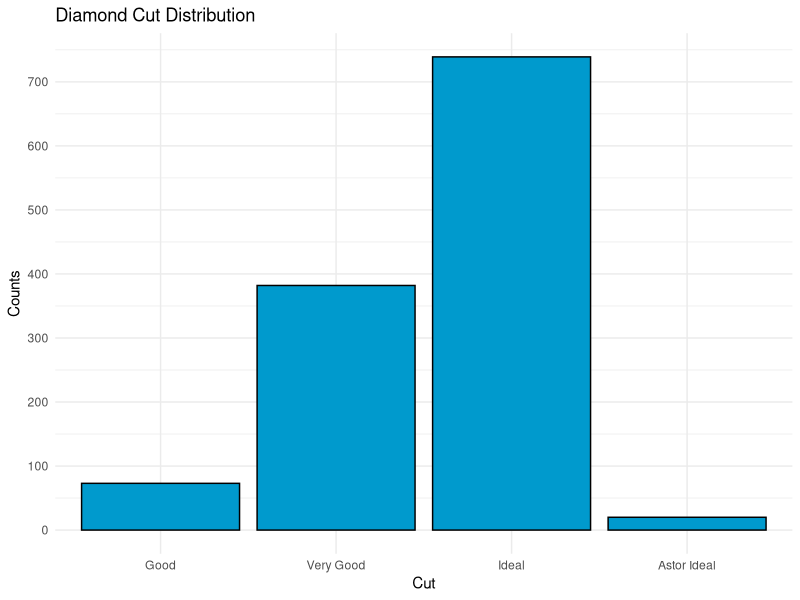
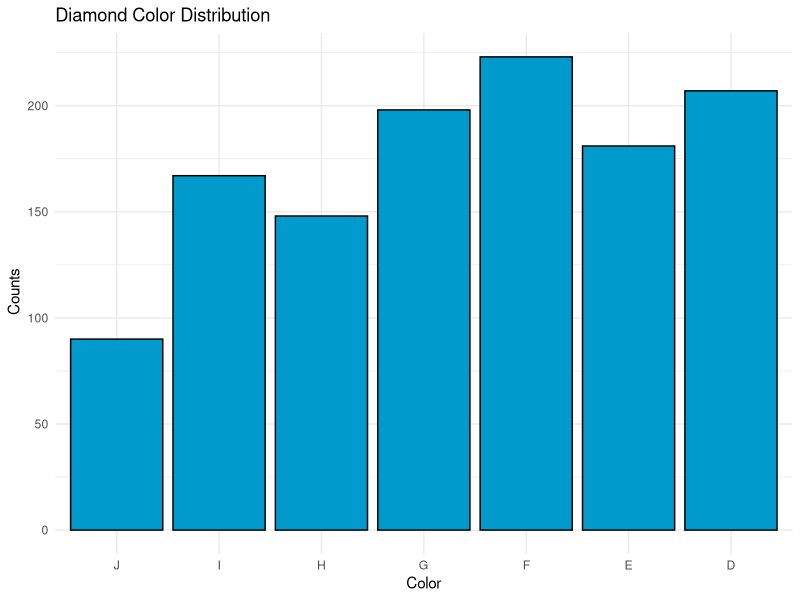
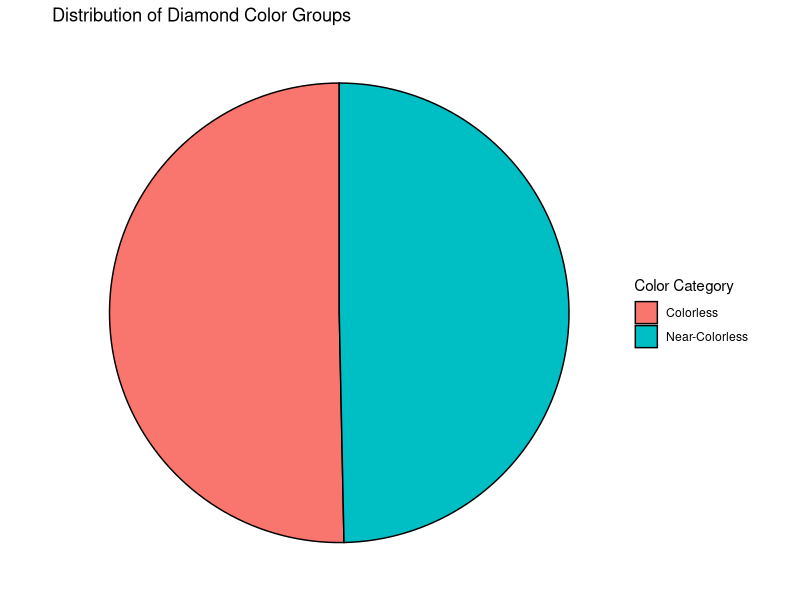
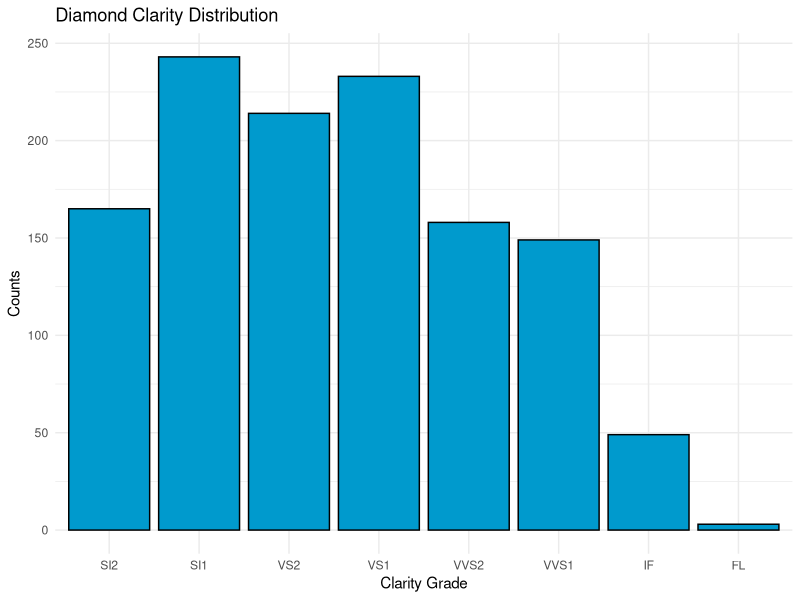
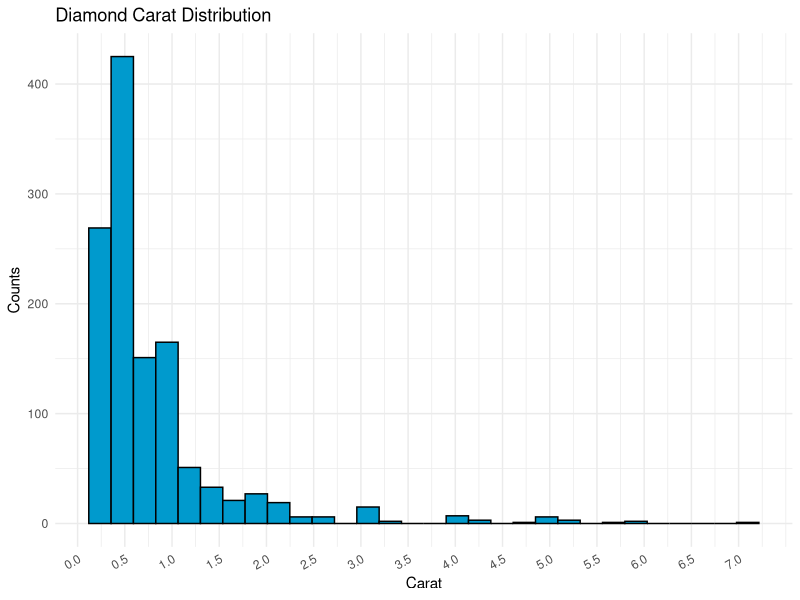
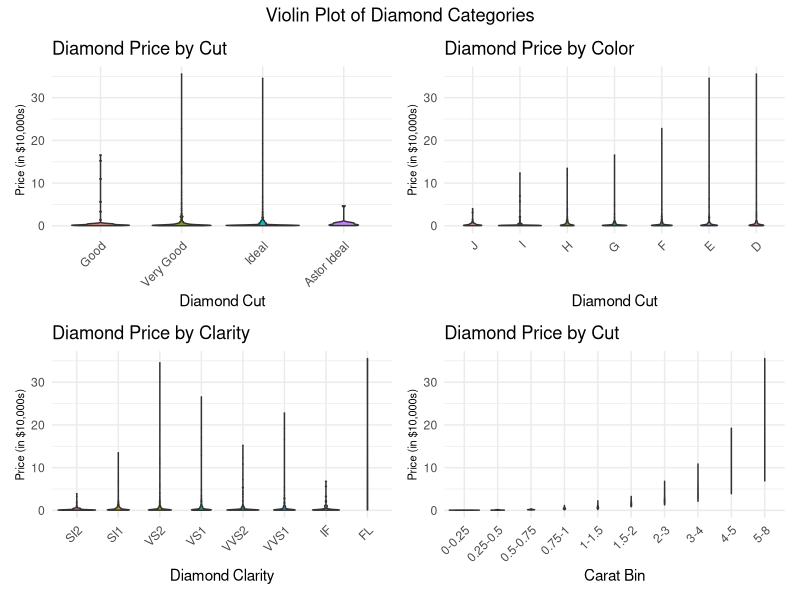
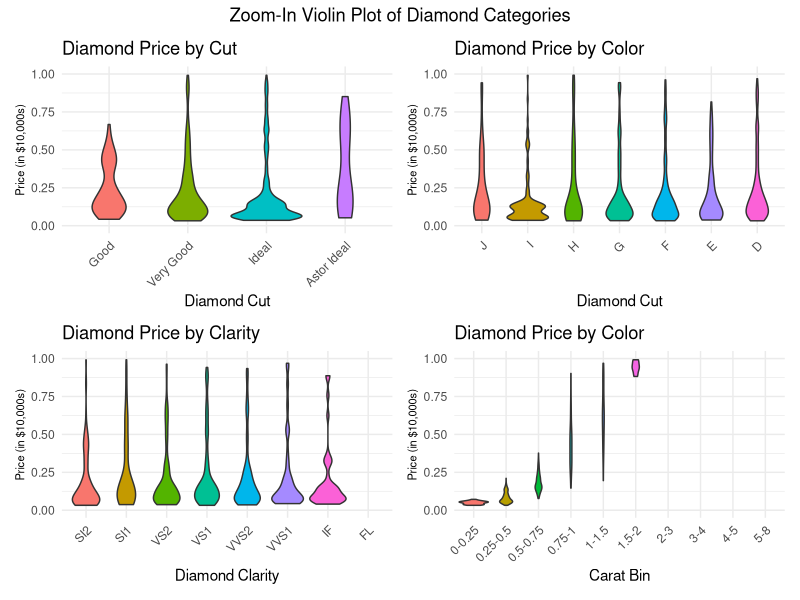
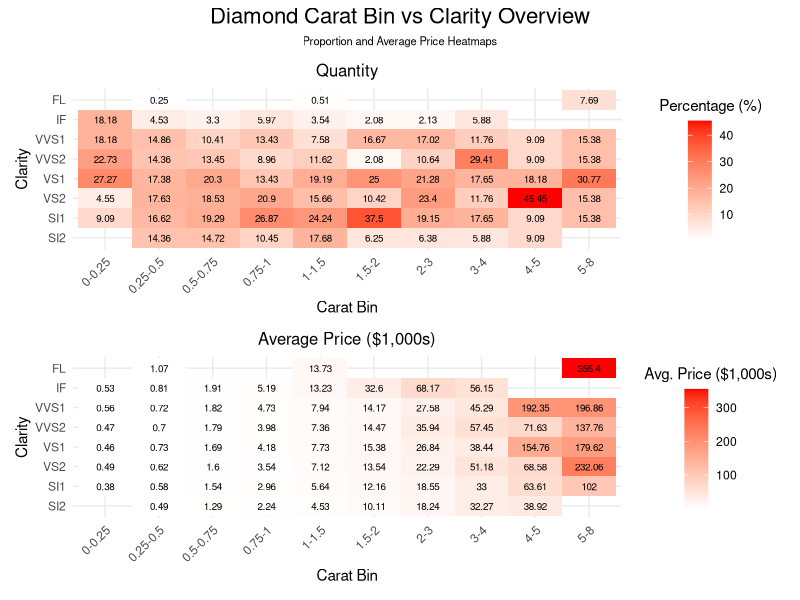

Recreate these plots in R, in order. (Note: this script raises an error after producing the figures.)
## ---- chunk 1
rm(list = ls())
library(tidyverse)
library(MASS)
library(patchwork)
library(kableExtra)
library(knitr)
library(scales)


diamond <- read.csv("diamonds4.csv")
## ---- chunk 2
diamond<-diamond%>%
  mutate(cut=cut%>%
           fct_relevel(c("Good","Very Good","Ideal","Astor Ideal")))%>%
  mutate(clarity=clarity%>%
           fct_relevel(c("SI2","SI1","VS2","VS1","VVS2","VVS1","IF","FL")))%>%
  mutate(color=color%>%
           fct_relevel(c("J","I","H","G","F","E","D")))

diamond <- diamond %>%
  mutate(carat_bin = cut(carat,
                         breaks = c(0, 0.25, 0.5, 0.75, 1, 1.5, 2, 3, 4, 5, 8),
                         labels = c("0-0.25", "0.25-0.5", "0.5-0.75", "0.75-1", "1-1.5", "1.5-2", "2-3", "3-4", "4-5", "5-8")),
                         right = FALSE) %>%
  drop_na(carat) 

carat_new_bins <- diamond %>%
  drop_na(carat) %>%
  mutate(carat_bin = cut(carat,
                         breaks = c(0, 0.25, 0.5, 0.75, 1, 1.5, 2, 3, 4, 5, 8),
                         labels = c("0-0.25", "0.25-0.5", "0.5-0.75", "0.75-1", "1-1.5", "1.5-2", "2-3", "3-4", "4-5", "5-8"),
                         right = FALSE))

CutCarat<-carat_new_bins%>%
  group_by(cut,carat_bin)%>%
  summarise(Ave_Price=round(mean(price),0))%>%
  ungroup()

ColorCarat<-carat_new_bins%>%
  group_by(color,carat_bin)%>%
  summarise(Ave_Price=round(mean(price),0))%>%
  ungroup()

ClarityCarat<-carat_new_bins%>%
  group_by(clarity,carat_bin)%>%
  summarise(Ave_Price=round(mean(price),0))%>%
  ungroup()

CutColor<- carat_new_bins %>%
  group_by(cut,color)%>%
  summarise(Ave_Price=round(mean(price),0))%>%
  ungroup()
## ---- chunk 3
cut_Min_Tab<-CutCarat%>%
  group_by(carat_bin)%>%
  rename(Ave_Price_Cut=Ave_Price)%>%
  mutate(Min_Cut=min(Ave_Price_Cut))%>%
  filter(Ave_Price_Cut==Min_Cut)

cut_Max_Tab<-CutCarat%>%
  group_by(carat_bin)%>%
  rename(Ave_Price_Cut=Ave_Price)%>%
  mutate(Max_Cut=max(Ave_Price_Cut))%>%
  filter(Ave_Price_Cut==Max_Cut)

color_Min_Tab<-ColorCarat%>%
  group_by(carat_bin)%>%
  rename(Ave_Price_Color=Ave_Price)%>%
  mutate(Min_Color=min(Ave_Price_Color))%>%
  filter(Ave_Price_Color==Min_Color)

color_Max_Tab<-ColorCarat%>%
  group_by(carat_bin)%>%
  rename(Ave_Price_Color=Ave_Price)%>%
  mutate(Max_Color=max(Ave_Price_Color))%>%
  filter(Ave_Price_Color==Max_Color)

clarity_Min_Tab<-ClarityCarat%>%
  group_by(carat_bin)%>%
  rename(Ave_Price_Clar=Ave_Price)%>%
  mutate(Min_Clar=min(Ave_Price_Clar))%>%
  filter(Ave_Price_Clar==Min_Clar)

clarity_Max_Tab<-ClarityCarat%>%
  group_by(carat_bin)%>%
  rename(Ave_Price_Clar=Ave_Price)%>%
  mutate(Max_Clar=max(Ave_Price_Clar))%>%
  filter(Ave_Price_Clar==Max_Clar)

clarity_Full_Tab<-bind_rows(clarity_Min_Tab,clarity_Max_Tab)%>%
  arrange(carat_bin,Ave_Price_Clar)

color_Full_Tab<-bind_rows(color_Min_Tab,color_Max_Tab)%>%
  arrange(carat_bin,Ave_Price_Color)

cut_Full_Tab<-bind_rows(cut_Min_Tab,cut_Max_Tab)%>%
  arrange(carat_bin,Ave_Price_Cut)

clarity_tab_calc<-clarity_Full_Tab%>%
  group_by(carat_bin)%>%
  summarize(Price_Rng_Clar=max(Ave_Price_Clar)-min(Ave_Price_Clar))%>%
  dplyr::select(Price_Rng_Clar)

color_tab_calc<-color_Full_Tab%>%
  group_by(carat_bin)%>%
  summarize(Price_Rng_Color=max(Ave_Price_Color)-min(Ave_Price_Color))%>%
  dplyr::select(Price_Rng_Color)

cut_tab_calc<-cut_Full_Tab%>%
  group_by(carat_bin)%>%
  summarize(Price_Rng_Cut=max(Ave_Price_Cut)-min(Ave_Price_Cut))%>%
  dplyr::select(carat_bin,Price_Rng_Cut)

Full_Tab<-bind_cols(cut_tab_calc,color_tab_calc,clarity_tab_calc)
## ---- chunk 4
ggplot(diamond, aes(x=cut))+
  geom_bar(fill = "deepskyblue3", color ="black")+
  scale_y_continuous(breaks=seq(0,800,100))+
  labs(x="Cut", y="Counts",
       title="Diamond Cut Distribution") + 
  theme_minimal() + 
  theme(legend.position = "none")
## ---- chunk 5
ggplot(diamond, aes(x=color)) +
  geom_bar(fill = "deepskyblue3", color ="black") +
  labs(title = "Diamond Color Distribution",
       x = "Color",
       y = " Counts") +
  theme_minimal() 
## ---- chunk 6

diamond <- diamond %>%
  mutate(color_category = case_when(
    color %in% c("D", "E", "F") ~ "Colorless",
    color %in% c("G", "H", "I", "J") ~ "Near-Colorless",
    color %in% c("K") ~ "Faint"
  ))

color_counts <- diamond %>%
  count(color_category)

ggplot(color_counts, aes(x="", y=n, fill=color_category)) + 
  geom_bar(stat="identity", width=1, color="black") + 
  coord_polar("y", start=0) + 
  labs(title = "Distribution of Diamond Color Groups",
       x = NULL,
       y = NULL,
       fill = "Color Category") + 
  theme_void()
## ---- chunk 7
# arrange clarity by rating
clarity_ordered <- diamond %>%
  mutate(clarity = factor(clarity, levels = c("SI2", "SI1", "VS2", "VS1", "VVS2", "VVS1", "IF", "FL"))) %>%
  arrange(clarity)

# bar chart of counts and clarity grade
ggplot(clarity_ordered, aes(x=clarity))+
  geom_bar(fill = "deepskyblue3", color = "black")+
  labs(x="Clarity Grade", y="Counts", title="Diamond Clarity Distribution") +
  theme_minimal()
## ---- chunk 8
ggplot(diamond, aes(x = carat)) +
  geom_histogram(fill = "deepskyblue3", color = "black") + 
  labs(title = "Diamond Carat Distribution",x = "Carat",y = "Counts") +
  scale_x_continuous(breaks = seq(0, max(diamond$carat), by = 0.5)) +
  scale_y_continuous(labels = scales::comma) +
  theme_minimal() + 
  theme(axis.text.x = element_text(angle = 30, hjust = 1))

## ---- chunk 9

carat_summary <- diamond %>%
  mutate(carat_bin = cut(carat, breaks = c(0, 0.25, 0.5, 0.75, 1, 1.5, 2, 3, 4, 5, 6, 7, 8), right = FALSE)) %>%
  drop_na(carat_bin) %>%
  count(carat_bin) %>%
  mutate(proportions = round(n / sum(n), 3))
kable(carat_summary, col.names = c("Carat Range", "Counts", "Proportion"),
      caption = "Summary of Diamond by Carat Range") %>%
  kable_styling(full_width = FALSE, position = "center", latex_options = c("HOLD_position", "striped")) %>%
  column_spec(1, width = "5cm") %>%
  column_spec(2, width = "3cm") %>%
  column_spec(3, width = "3cm")

## ---- chunk 10
Full_Tab %>%
   kable(
     col.names = c("Carat Range", "Cut Price Range", "Color Price Range", "Clarity Price Range"),
     caption = "Min–Max–Avg Price Range by Carat Bin"
   ) %>%
   kable_styling(full_width = FALSE, position = "center", latex_options = c("HOLD_position", "striped")) %>%
   column_spec(1, width = "5cm") %>%
   column_spec(2:4, width = "3cm")
## ---- chunk 11
# dataframe with only FL diamonds
FL_diamonds <- clarity_ordered %>%
  filter(clarity == "FL")
FL_table <- head(FL_diamonds)

# formatted kable table
kable(FL_table, caption = "FL Diamonds Sample Table") %>%
  kable_styling(full_width = FALSE, position = "center", latex_options = c("HOLD_position", "striped")) %>%
  column_spec(1, width = "2.5cm") %>%
  column_spec(2:ncol(FL_table), width = "3cm")
## ---- chunk 12
g1 <- ggplot(diamond, aes(x = cut, y = price/10000, fill = cut)) + 
  geom_violin() +
  labs(title = "Diamond Price by Cut",
       x = "Diamond Cut",
       y = "Price (in $10,000s)") +
  theme_minimal() +
  theme(legend.position = "none",
        axis.text.x = element_text(angle = 45, hjust = 1),
        axis.title.y = element_text(size = 8))


g2 <- ggplot(diamond, aes(x = color, y = price/10000, fill = color)) + 
  geom_violin() +
  labs(title = "Diamond Price by Color",
       x = "Diamond Cut",
       y = "Price (in $10,000s)") +
  theme_minimal() +
  theme(legend.position = "none",
        axis.text.x = element_text(angle = 45, hjust = 1),
        axis.title.y = element_text(size = 8))

g3 <- ggplot(diamond, aes(x = clarity, y = price/10000, fill = clarity)) + 
  geom_violin() +
  labs(title = "Diamond Price by Clarity",
       x = "Diamond Clarity",
       y = "Price (in $10,000s)") +
  theme_minimal() +
  theme(legend.position = "none",
        axis.text.x = element_text(angle = 45, hjust = 1),
        axis.title.y = element_text(size = 8))

g4 <- ggplot(diamond, aes(x = carat_bin, y = price/10000, fill = carat_bin)) + 
  geom_violin() +
  labs(title = "Diamond Price by Cut",
       x = "Carat Bin",
       y = "Price (in $10,000s)") +
  theme_minimal() +
  theme(legend.position = "none",
        axis.text.x = element_text(angle = 45, hjust = 1),
        axis.title.y = element_text(size = 8))

(g1 | g2) / (g3 | g4) + 
  plot_annotation(title = "Violin Plot of Diamond Categories", 
  theme = theme(plot.title = element_text(hjust = 0.5)))
## ---- chunk 13
g1 <- ggplot(diamond, aes(x = cut, y = price/10000, fill = cut)) + 
  geom_violin() +
  scale_y_continuous(limits = c(0, 1))  +
  theme_minimal() +
  labs(title = "Diamond Price by Cut",
       x = "Diamond Cut",
       y = "Price (in $10,000s)") +
  theme(legend.position = "none",
        axis.text.x = element_text(angle = 45, hjust = 1),
        axis.title.y = element_text(size = 8))

g2 <- ggplot(diamond, aes(x = color, y = price/10000, fill = color)) + 
  geom_violin() +
  scale_y_continuous(limits = c(0, 1))  +
  labs(title = "Diamond Price by Color",
       x = "Diamond Cut",
       y = "Price (in $10,000s)") +
  theme_minimal() +
  theme(legend.position = "none",
        axis.text.x = element_text(angle = 45, hjust = 1),
        axis.title.y = element_text(size = 8))

g3 <- ggplot(diamond, aes(x = clarity, y = price/10000, fill = clarity)) + 
  geom_violin() +
  scale_y_continuous(limits = c(0, 1))  +
  labs(title = "Diamond Price by Clarity",
       x = "Diamond Clarity",
       y = "Price (in $10,000s)") +
  theme_minimal() +
  theme(legend.position = "none",
        axis.text.x = element_text(angle = 45, hjust = 1),
        axis.title.y = element_text(size = 8))

g4 <- ggplot(diamond, aes(x = carat_bin, y = price/10000, fill = carat_bin)) + 
  geom_violin() +
  scale_y_continuous(limits = c(0, 1))  +
  labs(title = "Diamond Price by Color",
       x = "Carat Bin",
       y = "Price (in $10,000s)") +
  theme_minimal() +
  theme(legend.position = "none",
        axis.text.x = element_text(angle = 45, hjust = 1),
        axis.title.y = element_text(size = 8))

(g1 | g2) / (g3 | g4) + 
  plot_annotation(title = "Zoom-In Violin Plot of Diamond Categories", 
  theme = theme(plot.title = element_text(hjust = 0.5)))
## ---- chunk 14
# new dataframe with carat new bins and clarity ordered
# new dataframe with carat new bins and clarity ordered
carat_new_bins <- clarity_ordered %>%
  drop_na(carat) %>%
  mutate(carat_bin = cut(carat,
                         breaks = c(0, 0.25, 0.5, 0.75, 1, 1.5, 2, 3, 4, 5, 8),
                         labels = c("0-0.25", "0.25-0.5", "0.5-0.75", "0.75-1", "1-1.5", "1.5-2", "2-3", "3-4", "4-5", "5-8"),
                         right = FALSE)) %>%
  drop_na(carat_bin)

# compare carat and clarity by count 
carat_clarity1<-carat_new_bins%>%
  count(carat_bin,clarity)%>%
  group_by(carat_bin)%>%
  mutate(Percentage= round(n/sum(n)*100,2))

# compare carat and clarity by price
carat_clarity2<-carat_new_bins%>%
  group_by(clarity,carat_bin)%>%
  summarise(avg_price=round(mean(price),0))%>%
  ungroup()
 
# Heat maps for diamond carat by clarity
a1 <-ggplot(carat_clarity1,aes(x=carat_bin,y=clarity,fill=Percentage))+
  geom_tile()+
  scale_fill_gradient(low="white",high="red") +
  geom_text(aes(label = Percentage), size = 2.5)+
  labs(x="Carat Bin",
       y="Clarity",
       title="Quantity",
       fill = "Percentage (%)") +
  theme_minimal() +
  theme(axis.text.x = element_text(angle = 45, hjust = 1),
        plot.title = element_text(hjust=0.5, size = 12),
        legend.title = element_text(hjust=0.5, size = 11))

a2 <- ggplot(carat_clarity2,aes(x=carat_bin,y=clarity,fill=avg_price/1000))+
  geom_tile()+
  scale_fill_gradient(low="white",high="red")+
  geom_text(aes(label = round(avg_price/1000,2)), size = 2.5) +
  labs(x="Carat Bin",y="Clarity",
       title="Average Price ($1,000s)",
       fill = "Avg. Price ($1,000s)") +
  theme_minimal() +
  theme(axis.text.x = element_text(angle = 45, hjust = 1),
        plot.title = element_text(hjust=0.5, size = 12),
        legend.title = element_text(hjust=0.5, size = 11))

a1/a2 + 
  plot_annotation(title = "Diamond Carat Bin vs Clarity Overview",
                  subtitle = "Proportion and Average Price Heatmaps",
                  theme = theme(
                    plot.title = element_text(hjust = 0.5, size = 16),
                    plot.subtitle = element_text(hjust = 0.5, size =8 )
  ))
## ---- chunk 15
b1 <- ggplot(CutCarat,aes(x=carat_bin,y=cut,fill=Ave_Price/1000))+
  geom_tile()+
  scale_fill_gradient(low="white",high="blue")+
  geom_text(aes(label=round(Ave_Price/1000, 2)), size = 2.5)+
  labs(x="Carat Bin",
       y="Cut",
       title="Average Price ($1,000s)",
       fill = "Avg. Price ($1,000s)") +
  theme_minimal() +
  theme(axis.text.x = element_text(angle = 45, hjust = 1),
        plot.title = element_text(hjust=0.5, size = 12),
        legend.title = element_text(hjust=0.5, size = 11))

cut_carrat <- diamond %>%
  count(cut, carat_bin) %>%
  group_by(cut) %>%
  mutate(Percentage= round(n/sum(n)*100,2))

  
b2 <- ggplot(cut_carrat, aes(x = carat_bin, y = cut, fill = Percentage))+
  geom_tile() +
  scale_fill_gradient(low = "white", high = "blue") +
  geom_text(aes(label = Percentage), size = 2.5) +
  labs(
    x = "Carat Bin",
    y = "Cut",
    title = "Quantity",
    fill = "Percentage (%)"
  ) +
  theme_minimal() +
  theme(axis.text.x = element_text(angle = 45, hjust = 1),
        plot.title = element_text(hjust=0.5, size = 12),
        legend.title = element_text(hjust=0.5, size = 11))


b2/b1 + 
  plot_annotation(title = "Diamond Carat vs Cut Overview",
                  subtitle = "Proportion and Average Price Heatmaps",
                  theme = theme(
                    plot.title = element_text(hjust = 0.5, size = 16),
                    plot.subtitle = element_text(hjust = 0.5, size =8 )
  ))
## ---- chunk 16
c1 <- ggplot(ColorCarat,aes(x=color,y=carat_bin,fill=Ave_Price/1000))+
  geom_tile()+
  scale_fill_gradient(low="white",high="darkgreen")+
  geom_text(aes(label=round(Ave_Price/1000, 2)), size = 2.5)+
  labs(x="Color",
       y="Carat Bin",
       title="Average Price ($1,000s)",
       fill = "Avg. Price ($1,000s)") +
  theme_minimal() +
  theme(axis.text.x = element_text(hjust = 1),
        plot.title = element_text(hjust=0.5, size = 12),
        legend.title = element_text(hjust=0.5, size = 11))

color_carat <- diamond %>%
  count(color, carat_bin) %>%
  group_by(color) %>%
  mutate(Percentage= round(n/sum(n)*100,2))

  
c2 <- ggplot(color_carat, aes(x = color, y = carat_bin, fill = Percentage))+
  geom_tile() +
  scale_fill_gradient(low = "white", high = "darkgreen") +
  geom_text(aes(label = Percentage), size = 2.5) +
  labs(
    x = "Color",
    y = "Carat Bin",
    title = "Quantity",
    fill = "Percentage (%)"
  ) +
  theme_minimal() +
  theme(axis.text.x = element_text(hjust = 1),
        plot.title = element_text(hjust=0.5, size = 12),
        legend.title = element_text(hjust=0.5, size = 11))

c2/c1 + 
  plot_annotation(title = "Diamond Color vs Carat Bin Overview",
                  subtitle = "Proportion and Average Price Heatmaps",
                  theme = theme(
                    plot.title = element_text(hjust = 0.5, size = 16),
                    plot.subtitle = element_text(hjust = 0.5, size =8 )
  ))
## ---- chunk 17
color_cut <- diamond %>%
  count(cut,color) %>%
  group_by(color) %>%
  mutate(Percentage= round(n/sum(n)*100,2))


d1 <- ggplot(color_cut,aes(x=cut, y=color, fill=Percentage))+
  geom_tile()+
  scale_fill_gradient(low="white",high="purple")+
  geom_text(aes(label=Percentage), size = 2.5)+
  labs(
    x = "Cut",
    y = "Color",
    title = "Quantity",
    fill = "Percentage (%)"
  ) +
  theme_minimal() +
  theme(axis.text.x = element_text(angle = 45, hjust = 1),
        plot.title = element_text(hjust=0.5, size = 12),
        legend.title = element_text(hjust=0.5, size = 11))

d2 <- ggplot(CutColor, aes(x=cut,y=color,fill=Ave_Price/1000))+
  geom_tile()+
  scale_fill_gradient(low="white",high="purple")+
  geom_text(aes(label=round(Ave_Price/1000,2)), size = 2.5)+
  labs(x="Cut",
       y="Color",
       title="Average Price ($1,000s)",
       fill = "Avg. Price ($1,000s)") +
  theme_minimal() +
  theme(axis.text.x = element_text(angle = 45, hjust = 1),
        plot.title = element_text(hjust=0.5, size = 12),
        legend.title = element_text(hjust=0.5, size = 11))

d1/d2 + 
  plot_annotation(title = "Diamond Cut vs Color Overview",
                  subtitle = "Proportion and Average Price Heatmaps",
                  theme = theme(
                    plot.title = element_text(hjust = 0.5, size = 16),
                    plot.subtitle = element_text(hjust = 0.5, size =8 )
  ))
## ---- chunk 18
color_clarity <- diamond %>%
  count(color, clarity) %>%
  group_by(color) %>%
  mutate(Percentage= round(n/sum(n)*100,2))


e1 <- ggplot(color_clarity, aes(x = color, y = clarity, fill = Percentage)) + 
  geom_tile() +
  scale_fill_gradient(low = "white", high = "brown4") +
  geom_text(aes(label = Percentage), size = 2.5) +
  labs(
    x = "Color",
    y = "Clarity",
    title = "Quantity",
    fill = "Percentage (%)"
  ) +
  theme_minimal() +
  theme(axis.text.x = element_text(hjust = 1),
        plot.title = element_text(hjust=0.5, size = 12),
        legend.title = element_text(hjust=0.5, size = 11))

# compare color and clarity by count 
color_clarity1 <- clarity_ordered %>%
  count(color, clarity) %>%
  group_by(color) %>%
  mutate(Percentage= round(n/sum(n)*100,2))

# compare color and clarity by price 
color_clarity2 <- clarity_ordered%>%
  group_by(color,clarity)%>%
  summarise(avg_price=round(mean(price),0))%>%
  ungroup()


e2 <- ggplot(color_clarity2,aes(x=color,y=clarity,fill=avg_price))+
  geom_tile()+
  scale_fill_gradient(low="white",high="brown4")+
  geom_text(aes(label=round(avg_price/1000, 2)), size = 2.5) +
  labs(x="Color",
       y="Clarity",
       title="Average Price ($1,000s)",
       fill = "Avg. Price ($1,000s)") +
  theme_minimal() +
  theme(axis.text.x = element_text(hjust = 1),
        plot.title = element_text(hjust=0.5, size = 12),
        legend.title = element_text(hjust=0.5, size = 11))

e1/e2 + 
  plot_annotation(title = "Diamond Clarity vs Color Overview",
                  subtitle = "Proportion and Average Price Heatmaps",
                  theme = theme(
                    plot.title = element_text(hjust = 0.5, size = 16),
                    plot.subtitle = element_text(hjust = 0.5, size =8 )
  ))
## ---- chunk 19
clarity_cut <- diamond %>%
  count(cut, clarity) %>%
  group_by(cut) %>%
  mutate(Percentage= round(n/sum(n)*100,2))

  
f1 <- ggplot(clarity_cut, aes(x = cut, y = clarity, fill = Percentage))+
  geom_tile() +
  scale_fill_gradient(low = "white", high = "orange3") +
  geom_text(aes(label = Percentage), size = 2.5) +
  labs(
    x = "Cut",
    y = "Clarity",
    title = "Quantity",
    fill = "Percentage (%)"
  ) +
  theme_minimal() +
  theme(axis.text.x = element_text(angle = 45, hjust = 1),
        plot.title = element_text(hjust=0.5, size = 12),
        legend.title = element_text(hjust=0.5, size = 11))


# new dataframe with cut and clarity ordered 
cut_clarity<-diamond%>%
  mutate(cut=cut%>%
           fct_relevel(c("Good","Very Good","Ideal","Astor Ideal")))%>%
  mutate(clarity=clarity%>%
           fct_relevel(c("SI2","SI1","VS2","VS1","VVS2","VVS1","IF","FL")))

# compare cut and clarity by count 
cut_clarity1<-cut_clarity%>%
  count(cut,clarity)%>%
  group_by(cut)%>%
  mutate(Percentage= round(n/sum(n)*100,2))

# compare cut and clarity by price
cut_clarity2<-cut_clarity%>%
  group_by(cut,clarity)%>%
  summarise(avg_price=round(mean(price),0))%>%
  ungroup()
 

f2 <- ggplot(cut_clarity2,aes(x=cut,y=clarity,fill=avg_price/1000))+
  geom_tile()+
  scale_fill_gradient(low="white",high="orange3") +
  geom_text(aes(label = round(avg_price/1000, 2)), size = 2.5) +
  labs(x="Cut",
       y="Clarity",
       title="Average Price ($1,000s)",
       fill = "Avg. Price ($1,000s)") +
  theme_minimal() +
  theme(axis.text.x = element_text(angle = 45, hjust = 1),
        plot.title = element_text(hjust=0.5, size = 12),
        legend.title = element_text(hjust=0.5, size = 11))


f1/f2 + 
  plot_annotation(title = "Diamond Cut vs Clarity Overview",
                  subtitle = "Proportion and Average Price Heatmaps",
                  theme = theme(
                    plot.title = element_text(hjust = 0.5, size = 16),
                    plot.subtitle = element_text(hjust = 0.5, size =8 )
  ))
## ---- chunk 20
ggplot(diamond, aes(x = carat, y = price)) +
  geom_point(color = "skyblue", alpha = 1) +
  labs(title = "Diamond Price vs Carat",x = "Carat",y = "Price") +
  geom_smooth(method = "lm", color = "blue") +
  scale_y_continuous(labels = scales::comma) +
  theme_minimal()
  
## ---- chunk 21
carat_price_summary2 <- diamond %>%
  mutate(carat_bin = cut(carat, breaks = c(0, 0.25, 0.5, 0.75, 1, 1.5, 2, 3, 4, 5, 6, 7, 8), right = FALSE)) %>%
  group_by(carat_bin) %>%
  summarise(
    Min_Price = min(price, na.rm = TRUE),
    Max_Price = max(price, na.rm = TRUE),
    Avg_Price = round(mean(price, na.rm = TRUE), 2),
    Variability_Percent = round((Max_Price - Min_Price) / Min_Price * 100,2))
kable(carat_price_summary2, col.names = c("Carat Range", "Min Price", "Max Price", "Average Price", "Variability (%)"),
      caption = "Summary of Diamond Prices by Carat Range") %>%
  kable_styling(full_width = FALSE, position = "center") %>%
  column_spec(1, width = "5cm") %>%
  column_spec(2, width = "3cm") %>%
  column_spec(3, width = "3cm")
## ---- chunk 22
diamond_slr <- read.csv("diamonds4.csv")
diamond_slr <- diamond_slr %>%   
  mutate(carat_bin = cut(carat, breaks = c(0, 0.25, 0.5, 0.75, 1, 1.5, 2, 3, 4, 5, 6, 7, 8), right = FALSE))

model_carat <- lm(price ~ carat, diamond_slr)
residuals_model <- residuals(model_carat)
par(mfrow = c(3,2))
plot(model_carat)

acf(residuals_model, main="ACF Residual Plot")
boxcox(model_carat)
title("Box-Cox Transformation", line =1 )

## ---- chunk 23
diamond_slr$price_sqrt <- sqrt(diamond_slr$price)
model_carat_sqrt <- lm(price_sqrt ~ carat, diamond_slr)
residuals_model_sq <- residuals(model_carat_sqrt)

par(mfrow = c(2, 2))
plot(model_carat_sqrt)
## ---- chunk 24
print(summary(model_carat_sqrt))
## ---- chunk 25
ggplot(diamond_slr, aes(x = carat, y = price_sqrt)) +
  geom_point(color = "skyblue", alpha = 1) +
  labs(title = "Diamond Carat vs Square Root of Price",
       x = "Carat",
       y = "Square Root of Price") +
  geom_smooth(method = "lm", color = "blue") +
  scale_y_continuous(labels = scales::comma) +
  theme_minimal()
